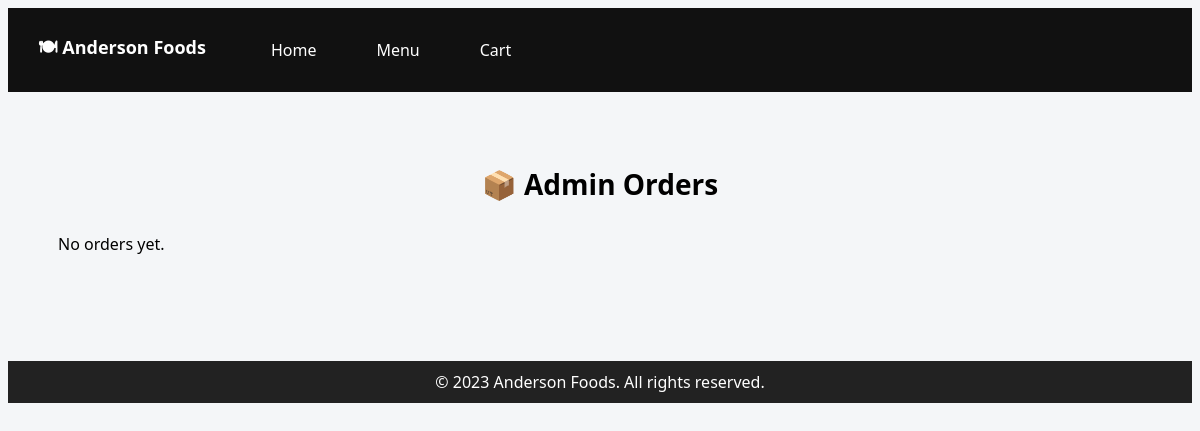
The page /admin/orders (signed in) on the database as committed earlier.
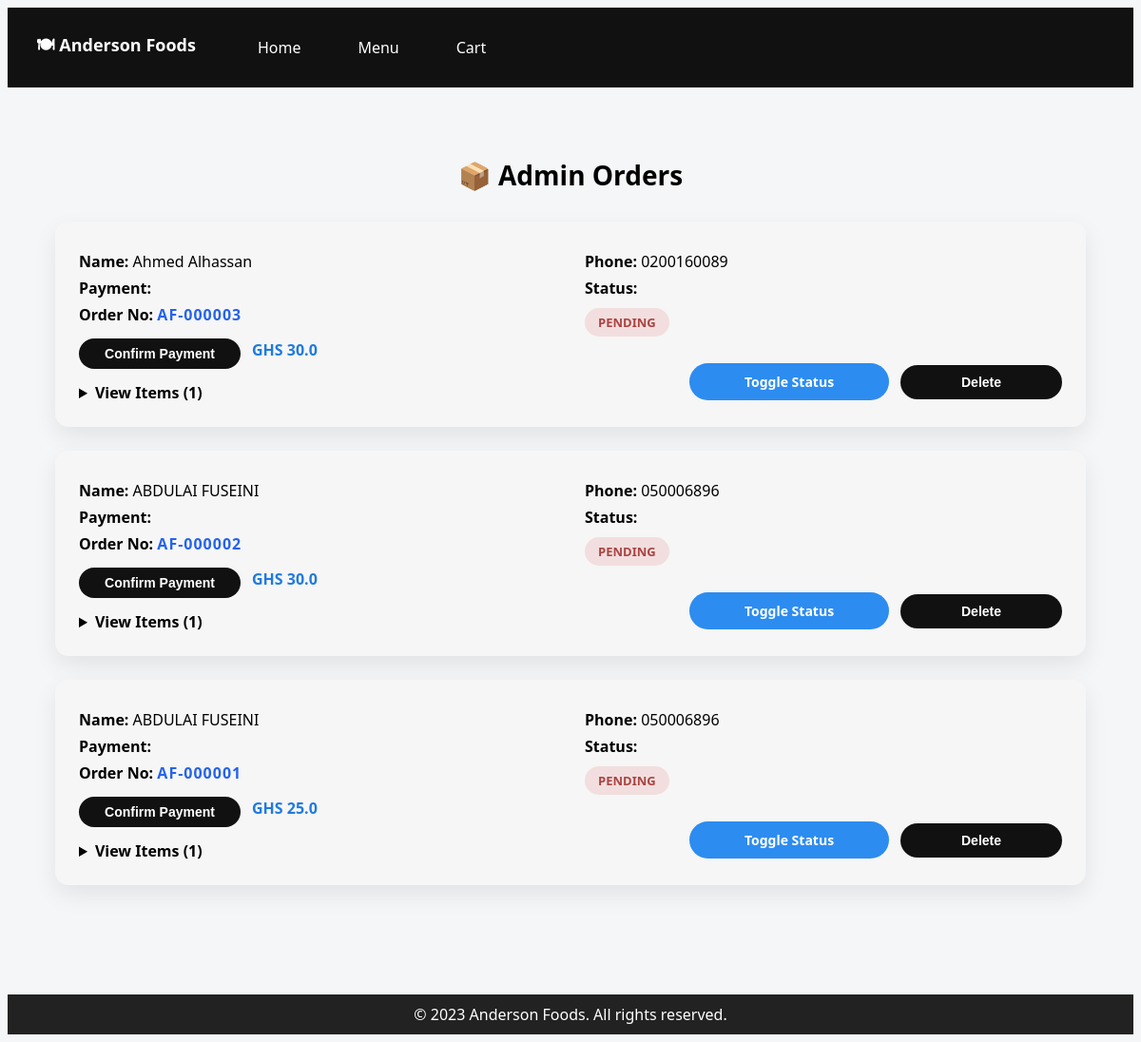
The same page on the database as committed later.
### app.py (models this page shows)
class Order(db.Model):
    id = db.Column(db.Integer, primary_key=True)
    order_number = db.Column(db.String(20), unique=True)
    name = db.Column(db.String(100))
    phone = db.Column(db.String(20))
    total = db.Column(db.Float, nullable=False)
    created_at = db.Column(db.DateTime, default=db.func.now())
    status = db.Column(db.String(20), default="Pending")
    items = db.relationship("OrderItem", backref="order", lazy=True)

### app.py (the view)
@app.route("/admin/orders")
@admin_required
def admin_orders():
    orders = Order.query.order_by(Order.created_at.desc()).all()
    return render_template("admin_orders.html", orders=orders)

### app.py (called while the page is built)
def admin_required(f):
    @wraps(f)
    def decorated(*args, **kwargs):
        if not session.get("is_admin"):
            return redirect(url_for("admin_login"))
        return f(*args, **kwargs)
    return decorated

@app.context_processor
def inject_cart_count():
    cart = session.get("cart", [])
    return dict(cart_count=len(cart))

### templates/admin_orders.html (shortened to what this page needs)
{% extends "base.html" %}
{% block content %}
<div class="admin-container">
    <h2 class="admin-title">📦 Admin Orders</h2>
{% if orders %}
    {% for order in orders %}
        <div class="order-card">
  <div class="order-main">
    <div class="order-left">
      <p><strong>Name:</strong> {{ order.name }}</p>
      <p><strong>Payment:</strong></p>
      <p>
        <strong>Order No:</strong>
        <span class="order-number">{{ order.order_number }}</span>
      </p>
      <div class="payment-row">
        <form method="POST" action="/admin/confirm/{{ order.id }}">
          <button class="btn confirm-btn">Confirm Payment</button>
        </form>
        <span class="order-amount">GHS {{ order.total }}</span>
      </div>
      <details class="items-dropdown">
        <summary>View Items ({{ order.items|length }})</summary>
      </details>
    </div>
    <div class="order-right">
      <p><strong>Phone:</strong> {{ order.phone }}</p>
      <p><strong>Status:</strong></p>
      <span class="status-badge {{ order.status|lower }}">
        {{ order.status }}
      </span>
      <div class="order-actions">
        <a href="/admin/order/{{ order.id }}/status" class="btn toggle-btn">
          Toggle Status
        </a>
        <form method="POST"
              action="{{ url_for('delete_order', order_id=order.id) }}">
          <button class="btn delete-btn">Delete</button>
        </form>
      </div>
    </div>
  </div>
</div>
    {% endfor %}
    {% else %}
        <p class="no orders">No orders yet.</p>
{% endif %}
        </div>
{% endblock %}

### templates/base.html (shortened to what this page needs)
<!DOCTYPE html>
<html lang="en">
<head>
    <link rel="stylesheet" href="{{ url_for('static', filename='style.css') }}">
</head>
<body>
    <nav class="navbar">
        <div class="navbar-inner">
            <div class="logo">🍽 Anderson Foods</div>
            <ul class="nav-links">
                <li><a href="/" class="nav-link">Home</a></li>
                <li><a href="/menu" class="nav-link">Menu</a></li>
                <li><a href="/cart" class="nav-link">Cart</a></li>
            </ul>
                    {% set count = session.get('cart', []) | length %}
            </div>
    </nav>
    <main class="container">
        {% block content %}{% endblock %}
    </main>
    <footer class="footer">
        © 2023 Anderson Foods. All rights reserved.
    </footer>
</body>
</html>

### static/style.css (style rules this page uses)
body { background-color: #f2f2f2; font-family: Arial, sans-serif; }
.navbar { background: #222; padding: 12px 20px; }
.navbar-inner { display: flex; justify-content: space-between; align-items: center; }
.nav-links a { color: #fff; margin-left: 15px; text-decoration: none; }
.container { padding: 20px; }
.footer { background: #222; color: #fff; text-align: center; padding: 10px; margin-top: 40px; }
.nav-links a { padding: 6px 10px; border-radius: 4px; }
.btn { background: #111; color: #fff; border: none; padding: 10px 14px; border-radius: 5px; cursor: pointer; }
.btn { border: none; padding: 12px 16px; border-radius: 10px; cursor: pointer; font-weight: 700; }
.admin-container { max-width: 900px; margin: 30px auto; padding: 20px; }
.admin-title { text-align: center; margin-bottom: 30px; font-size: 26px; }
.order-card { background: #ffffff; border-radius: 8px; padding: 20px; margin-bottom: 25px; box-shadow: 0 4px 10px rgba(0, 0, 0, 0.08); }
.order-actions { text-align: right; }
.btn { display: inline-block; padding: 8px 12px; margin-top: 8px; border-radius: 5px; text-decoration: none; font-size: 14px; }
.delete-btn { background: #dc3545; color: #fff; }
.btn { padding: 14px 30px; font-size: 16px; font-weight: 600; border-radius: 30px; text-decoration: none; transition: all 0.3s ease; display: inline-block; min-width: 170px; text-align: center; }
.navbar { position: sticky; top: 0; z-index: 1000; background: #111; color: #fff; padding: 15px 30px; display: flex; justify-content: space-between; align-items: center; }
.logo { font-size: 18px; font-weight: bold; }
.nav-links { list-style: none; display: flex; gap: 25px; }
.nav-link { color: #bbb; text-decoration: none; font-weight: 500; transition: color 0.3s; }
body { background: #f4f6f8; font-family: "Segoe UI", Tahoma, sans-serif; }
.admin-container { max-width: 900px; margin: 40px auto; padding: 20px; }
.admin-title { text-align: center; font-size: 28px; font-weight: 600; margin-bottom: 30px; display: flex; align-items: center; justify-content: center; gap: 10px; }
.order-card { background: #ffffff; border-radius: 14px; padding: 20px 24px; margin-bottom: 20px; box-shadow: 0 10px 25px rgba(0, 0, 0, 0.08); }
.order-actions { display: flex; align-items: center; justify-content: space-between; gap: 12px; margin-top: 18px; flex-wrap: nowrap; }
.btn { border: none; border-radius: 25px; padding: 10px 18px; font-size: 14px; cursor: pointer; transition: all 0.25s ease; }
.order-actions form { white-space: nowrap; }
.order-main { display: flex; justify-content: space-between; gap: 30px; }
.order-left, .order-right { flex: 1; }
.payment-row { display: flex; align-items: center; gap: 14px; margin-top: 6px; }
.order-amount { font-weight: 700; color: #2b6cb0; font-size: 16px; }
.order-actions { display: flex; justify-content: flex-end; gap: 12px; margin-top: 20px; }
.status-badge { display: inline-block; padding: 6px 14px; border-radius: 20px; font-size: 13px; font-weight: 600; text-transform: uppercase; }
.status-badge.pending { background: #fde2e2; color: #9b2c2c; }
.admin-container { max-width: 1100px; margin: auto; padding: 30px; }
.admin-title { text-align: center; margin-bottom: 30px; }
.order-card { background: #f6f6f6; border-radius: 14px; padding: 25px; margin-bottom: 25px; }
.order-main { display: grid; grid-template-columns: 1fr 1fr; gap: 30px; }
.order-left p, .order-right p { margin: 6px 0; }
.payment-row { display: flex; align-items: center; gap: 12px; margin-top: 6px; }
.confirm-btn { background: #111; color: #fff; padding: 8px 16px; border-radius: 20px; border: none; cursor: pointer; }
.order-amount { font-weight: bold; color: #1f7ae0; }
.status-badge { display: inline-block; padding: 6px 14px; border-radius: 20px; font-size: 13px; margin-top: 4px; }
.status-badge.pending { background: #f2dede; color: #a94442; }
.order-actions { display: flex; gap: 12px; margin-top: 20px; }
.toggle-btn { background: #2d8cf0; color: white; padding: 10px 20px; border-radius: 22px; text-decoration: none; }
.delete-btn { background: #111; color: white; padding: 10px 22px; border-radius: 22px; border: none; }
.items-dropdown { margin-top: 14px; }
.items-dropdown summary { cursor: pointer; font-weight: 600; }
.order-number { font-weight: 700; letter-spacing: 1px; color: #2563eb; }

Rows that differ between the two databases and show on the page:
added Order: name "Ahmed Alhassan", order_number "AF-000003", total "30.0", items|length "1", phone "0200160089", status "PENDING"
added Order: name "ABDULAI FUSEINI", order_number "AF-000002", total "30.0", items|length "1", phone "050006896", status "PENDING"
added Order: name "ABDULAI FUSEINI", order_number "AF-000001", total "25.0", items|length "1", phone "050006896", status "PENDING"
Other text that changed with them:
text no longer shown: "No orders yet."
